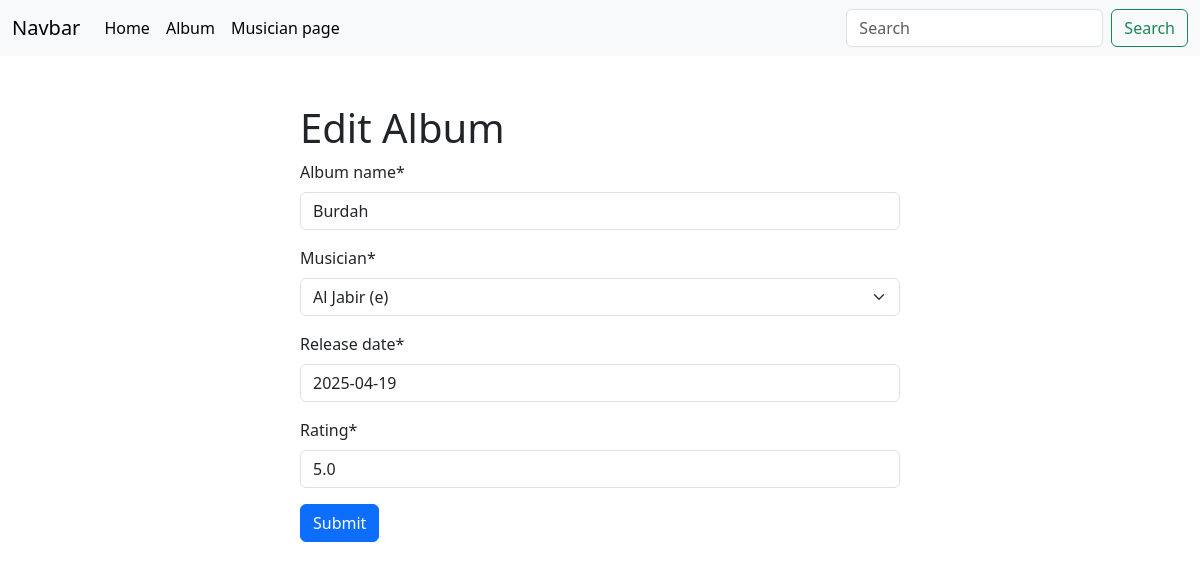
Page /album/edit_album/6/ on the committed database.
### Album/models.py (models this page shows, shortened)
class Album(models.Model):
    album_name = models.CharField(max_length=100)
    musician = models.ForeignKey(Musician, on_delete=models.CASCADE, default=None)
    release_date = models.DateField(default=date.today)
    rating = models.DecimalField(max_digits=3, decimal_places=1)

### Album/views.py (the view)
# urls.py: path("edit_album/<int:id>/", views.edit_album, name="edit_album"),
def edit_album(request, id):
    post = Album.objects.get(pk=id)
    form = AlbumForm(instance=post)
    if request.method == "POST":
        form = AlbumForm(request.POST, instance=post)
        if form.is_valid():
            form.save()
            return redirect("home")
    return render(request, "album.html", {"form": form, "id":id})

### Album/forms.py
class AlbumForm(forms.ModelForm):
    class Meta:
        model = Album
        fields = '__all__'

### Musician/models.py (called while the page is built)
    def __str__(self):
        return self.first_name + ' ' + self.last_name

### Album/templates/album.html
{% extends "base.html" %} {% load crispy_forms_tags %} {% block content %}
<div class="w-50 m-auto mt-5">
  <form method="POST">
    {% if id %}
    <h1>Edit Album</h1>
    {% else %}
    <h1>Add Album</h1>
    {% endif %}
    {% csrf_token %} {{form | crispy }}
    <button class="btn btn-primary">Submit</button>
  </form>
</div>
{% endblock content %}

### rows in the picture
Album: album_name "Burdah", musician "Al Jabir (e)", release_date "2025-04-19", rating "5.0"
